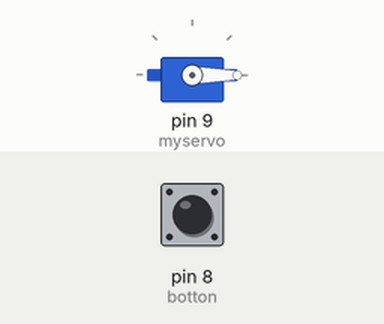
The sketch below on a simulated Arduino Uno, built with avr-gcc and run on an emulated ATmega328P. Shown: servo. Inputs (shaded band) come from the test bench; at power-on: pin 8 (botton) HIGH.

Above: at 1.2 s.
1.3 s: pin 8 (botton) pulled LOW for 0.15 s
At 1.37 s:
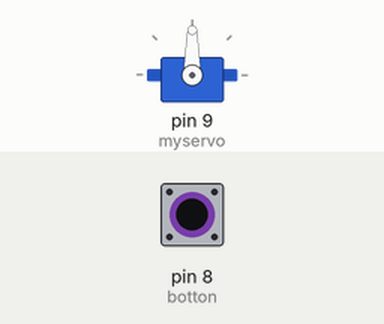
2.9 s: pin 8 (botton) pulled LOW for 3.2 s
At 7.4 s:
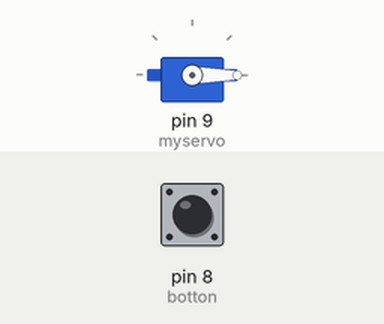
Timing chart, 0 to 8.9 s (numbered marks = the images above; inputs shaded):
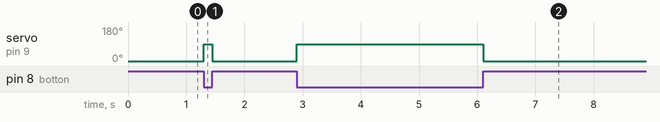

The sketch:

practice_servo.ino
```cpp
#include <Servo.h>

int botton = 8;
Servo myservo;

void setup()

{
  pinMode(botton, INPUT_PULLUP);
  myservo.attach(9);

}

void loop()
{
  int value = digitalRead(botton);

  if(value == 1){
    myservo.write(0);

  }else{
    myservo.write(90);
  }
}
```

Measured:
- after the input at 1.3 s, servo on pin 9 (myservo): 0° → 90° at once, → 0° 0.15 s later
- after the input at 2.9 s, servo on pin 9 (myservo): 0° → 90° at once, → 0° 3.2 s later
